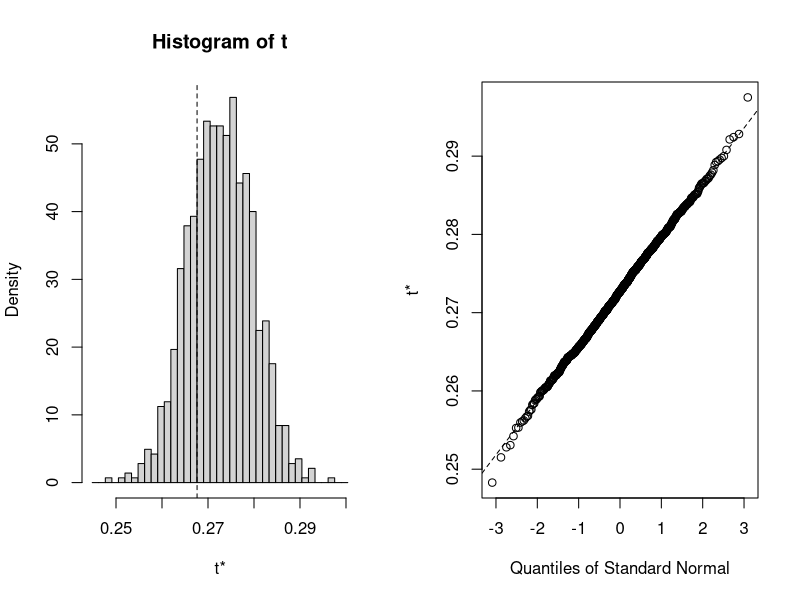
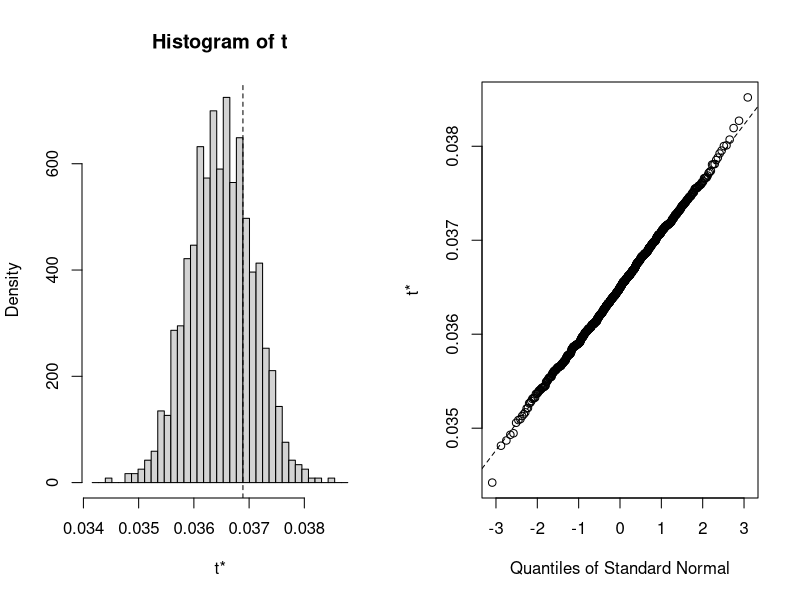
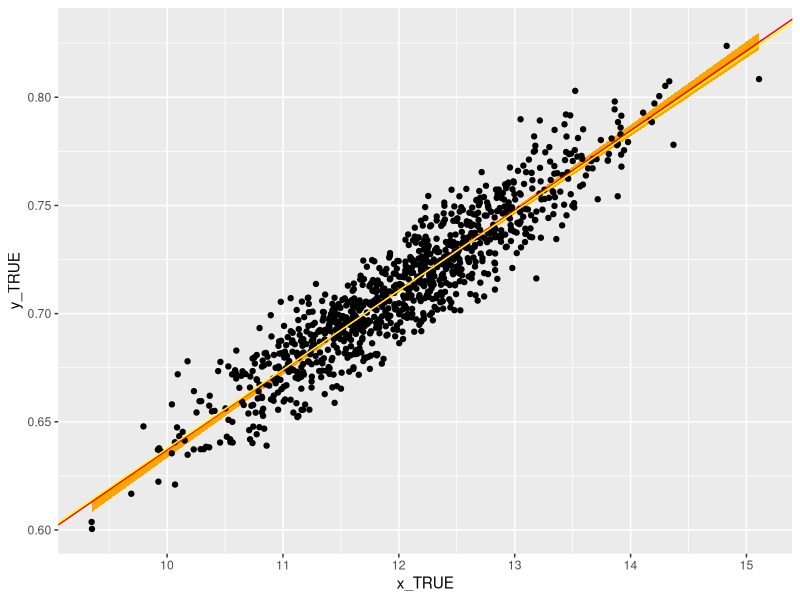
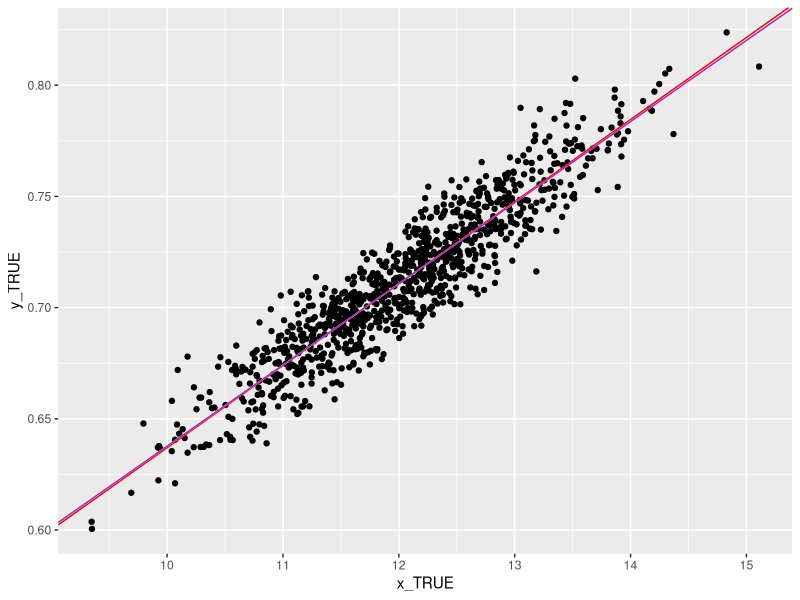
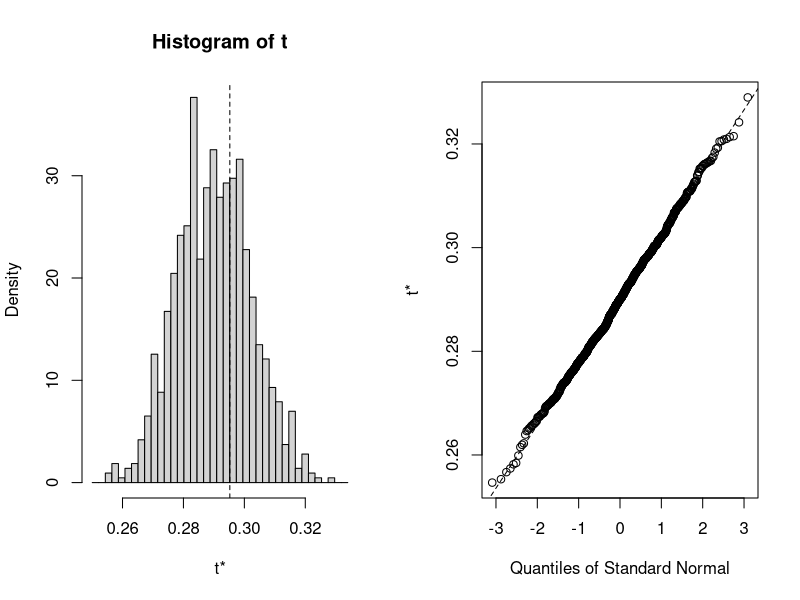
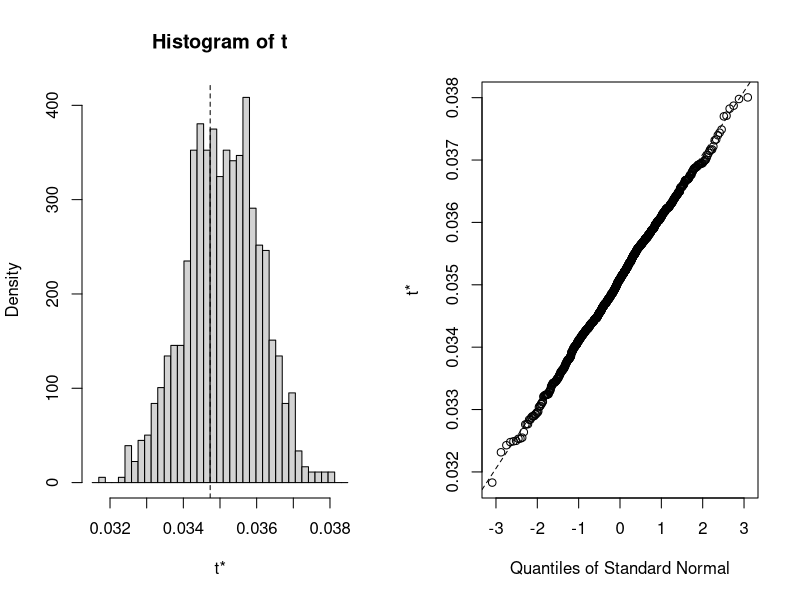
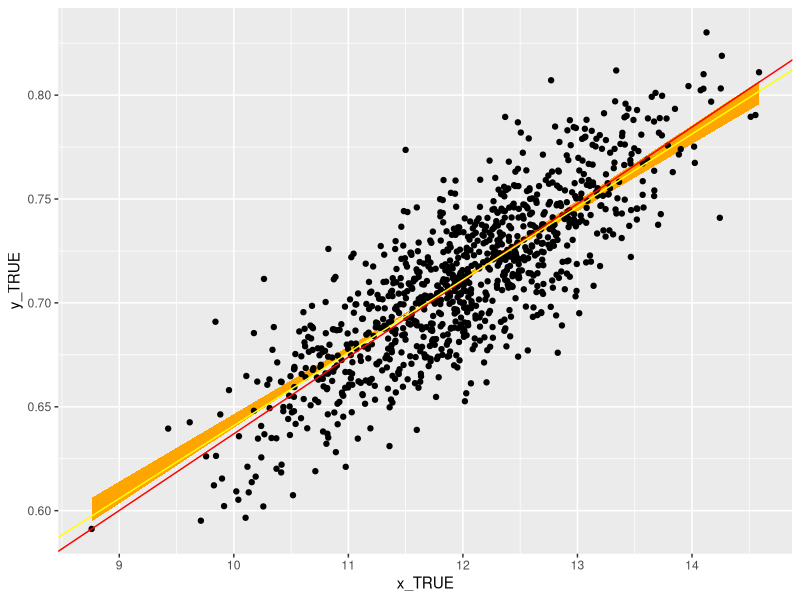
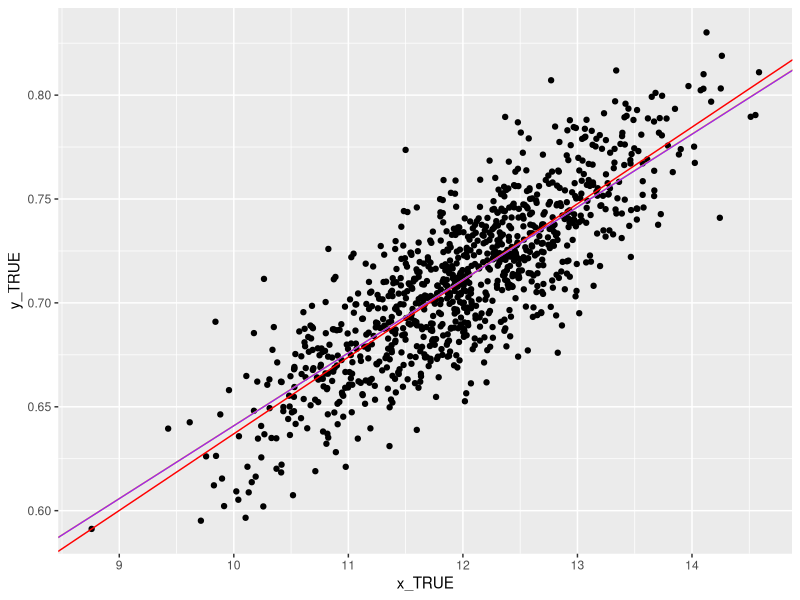

These charts were generated, in order, by the following R code:
## ---- chunk 1
knitr::opts_chunk$set(echo = TRUE, warning = FALSE, message = FALSE)

library(tidyverse)
library(dplyr)
library(ggplot2)
library(boot)
library(gridExtra)
library(knitr)
## ---- chunk 2
data_low <- read_csv("../Data/Dataset_S1.csv")
data_intermediate <- read_csv("../Data/Dataset_S2.csv")
data_high <- read_csv("../Data/Dataset_S3.csv")
## ---- chunk 3
# https://www.statmethods.net/advstats/bootstrapping.html
# Boot library docs
# calculate the Intercept
OLS <- function(formula, data, indices) {
  d <- data[indices,]                   # allows boot to select sample
  mark <- sample(                       # Mark for train-test
    c(rep(0, 0.7*nrow(d)), 
    c(rep(1, 0.3*nrow(d)))))      
  train <- d[mark == 0,]                # train data
  test <- d[mark == 1,]                 # test data
  fit <- lm(formula, data=train)        # the OLS model
  train_MSE <- mean((train$D47 - predict(fit))^2)    # Train set MSE
  test_MSE <- mean((test$D47 - predict(fit, newdata = test))^2)# Test set MSE
  return(c(coef(fit), train_MSE, test_MSE))                    # get intercept
}

## ---- chunk 4

# set seed for production
set.seed(1234)

# bootstrapping with 1000 replications
results_low <- boot(data=data_low, 
                statistic=OLS,
                R=1000,
                formula=D47~Temperature)


plot(results_low, index=1)
plot(results_low, index=2)


cat("Median Intercept:", median(results_low$t[,1]))
cat("Intercept Std. Error:", sd(results_low$t[,1]))
cat("Meidan Slope:", median(results_low$t[,2]))
cat("Slope Std. Error:", sd(results_low$t[,2]))
cat("Median Train MSE:", median(results_low$t[,3]))
cat("Meidan Test MSE:", median(results_low$t[,4]))
print(boot.ci(results_low, type="bca", index=1))
print(boot.ci(results_low, type="bca", index=2))

## ---- chunk 5
data_low %>% 
  ggplot(aes(x = x_TRUE, y=y_TRUE)) + 
  geom_ribbon(aes(ymin = 0.0361 * x_TRUE + 0.2766 , ymax = 0.0385 * x_TRUE + 0.2483), fill = "orange") +
  geom_point() +
  geom_abline(slope = 0.0369, intercept = 0.268, color = 'red') +
  geom_abline(slope = median(results_low$t[,2]), intercept = median(results_low$t[,1]), color = 'yellow')
## ---- chunk 6
data_low %>% 
  ggplot(aes(x = x_TRUE, y=y_TRUE)) +
  geom_point() +
  geom_abline(slope = 0.0369, intercept = 0.268, color = 'red') +
  geom_abline(slope = median(results_low$t[,2]), intercept = median(results_low$t[,1]), color = 'yellow') +
  geom_abline(slope = mean(results_low$t[,2]), intercept = mean(results_low$t[,1]), color = 'purple')
## ---- chunk 7

# set seed for production
set.seed(1234)

# bootstrapping with 1000 replications
results_intermediate <- boot(data=data_intermediate, 
                statistic=OLS,
                R=1000,
                formula=D47~Temperature)


plot(results_intermediate, index=1)
plot(results_intermediate, index=2)


cat("Median Intercept:", median(results_intermediate$t[,1]))
cat("Intercept Std. Error:", sd(results_intermediate$t[,1]))
cat("Meidan Slope:", median(results_intermediate$t[,2]))
cat("Slope Std. Error:", sd(results_intermediate$t[,2]))
cat("Median Train MSE:", median(results_intermediate$t[,3]))
cat("Meidan Test MSE:", median(results_intermediate$t[,4]))
print(boot.ci(results_intermediate, type="bca", index=1))
print(boot.ci(results_intermediate, type="bca", index=2))

## ---- chunk 8
data_intermediate %>% 
  ggplot(aes(x = x_TRUE, y=y_TRUE)) + 
  geom_ribbon(aes(ymin = 0.0325 * x_TRUE + 0.3215 , ymax = 0.0364  * x_TRUE + 0.2759), fill = "orange") +
  geom_point() +
  geom_abline(slope = 0.0369, intercept = 0.268, color = 'red') +
  geom_abline(slope = median(results_intermediate$t[,2]), intercept = median(results_intermediate$t[,1]), color = 'yellow')
## ---- chunk 9
data_intermediate %>% 
  ggplot(aes(x = x_TRUE, y=y_TRUE)) +
  geom_point() +
  geom_abline(slope = 0.0369, intercept = 0.268, color = 'red') +
  geom_abline(slope = median(results_intermediate$t[,2]), intercept = median(results_intermediate$t[,1]), color = 'yellow') +
  geom_abline(slope = mean(results_intermediate$t[,2]), intercept = mean(results_intermediate$t[,1]), color = 'purple')
## ---- chunk 10


# set seed for production
set.seed(1234)

# bootstrapping with 1000 replications
results_high <- boot(data=data_high, 
                statistic=OLS,
                R=1000,
                formula=D47~Temperature)


plot(results_high, index=1)
plot(results_high, index=2)

cat("Median Intercept:", median(results_high$t[,1]))
cat("Intercept Std. Error:", sd(results_high$t[,1]))
cat("Meidan Slope:", median(results_high$t[,2]))
cat("Slope Std. Error:", sd(results_high$t[,2]))
cat("Median Train MSE:", median(results_high$t[,3]))
cat("Meidan Test MSE:", median(results_high$t[,4]))
print(boot.ci(results_high, type="bca", index=1))
print(boot.ci(results_high, type="bca", index=2))


## ---- chunk 11
data_high %>% 
  ggplot(aes(x = x_TRUE, y=y_TRUE)) + 
  geom_ribbon(aes(ymin = 0.0289 * x_TRUE + 0.3644  , ymax = 0.0347   * x_TRUE + 0.2929), fill = "orange") +
  geom_point() +
  geom_abline(slope = 0.0369, intercept = 0.268, color = 'red') +
  geom_abline(slope = median(results_high$t[,2]), intercept = median(results_high$t[,1]), color = 'yellow')
## ---- chunk 12
data_high %>% 
  ggplot(aes(x = x_TRUE, y=y_TRUE)) +
  geom_point() +
  geom_abline(slope = 0.0369, intercept = 0.268, color = 'red') +
  geom_abline(slope = median(results_high$t[,2]), intercept = median(results_high$t[,1]), color = 'yellow') +
  geom_abline(slope = mean(results_high$t[,2]), intercept = mean(results_high$t[,1]), color = 'purple')
## ---- chunk 13
medianIntercept <- c(median(results_low$t[,1]), median(results_intermediate$t[,1]), median(results_high$t[,1]))
sdIntercept <- c(sd(results_low$t[,1]), sd(results_intermediate$t[,1]), sd(results_high$t[,1]))
medianSlope <- c(median(results_low$t[,2]), median(results_intermediate$t[,2]), median(results_high$t[,2]))
sdSlope <- c(sd(results_low$t[,2]), sd(results_intermediate$t[,2]), sd(results_high$t[,2]))
medianTrainMSE <- c(median(results_low$t[,3]), median(results_intermediate$t[,3]), median(results_high$t[,3]))
medianTestMSE<- c(median(results_low$t[,4]), median(results_intermediate$t[,4]), median(results_high$t[,4]))

mat <- array(c(medianIntercept, sdIntercept, medianSlope, sdSlope, medianTrainMSE, medianTestMSE), dim = c(3, 6))
colnames(mat) <- c("median_Intercept", "sd_Intercept", "median_Slope", "sd_slope", "median_train_MSE", "median_test_MSE")
rownames(mat) <- c("Low Error", "Intermediate Error", "High Error")
mat %>% 
  kable()
